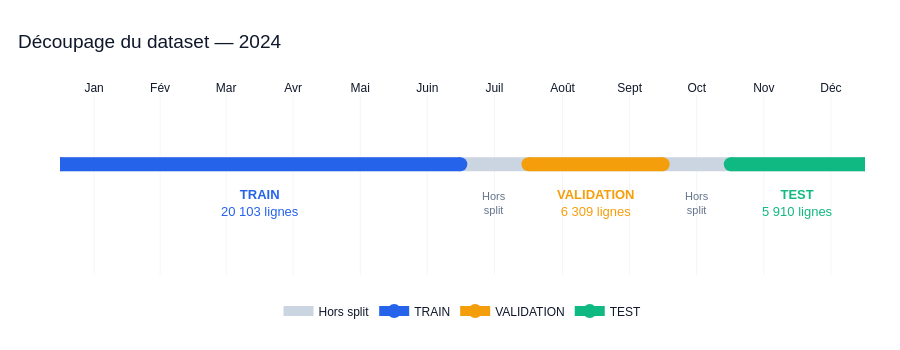

Source (notebook cell):
### Markdown cell above
## 2. Construire les partitions et tracer les exclusions

**Question.** Quelles lignes sont conservées, et pourquoi les autres sont-elles écartées ?

Le split retire les copies de snapshots équivalentes dans le dataset transformé. Une même clé client/date
avec des valeurs contradictoires déclenche une erreur, plutôt qu'un choix arbitraire de la première ligne.
Les cibles manquantes sont exclues ; dates/identifiants invalides empêchent le découpage.
Chaque ligne se retrouve dans une partition ou dans le journal des exclusions.

### Code cell
result = splitter.split(df)
split_summary = result.summary(config, target)
display(split_summary)
print("Lignes exclues, par motif")
display(result.excluded["exclusion_reason"].value_counts().rename("n_rows").to_frame())
fig = plot_split_timeline(split_summary, config)
fig.show(renderer="plotly_mimetype")

### Figure 1 — Plotly figure (JSON) as saved in the notebook; plotly's stock layout.template omitted (floating-point values rounded to 4 significant figures)
{"data": [{"hoverinfo": "skip", "line": {"color": "#CBD5E1", "width": 14}, "mode": "lines", "name": "Hors split", "type": "scatter", "x": ["2024-01-01T00:00:00", "2025-01-01T00:00:00"], "y": [0, 0]}, {"hovertemplate": "%{text}<extra></extra>", "line": {"color": "#2563EB", "width": 14}, "marker": {"color": "#2563EB", "size": 14}, "mode": "lines+markers", "name": "TRAIN", "text": ["TRAIN<br>01/01/2024 → 30/06/2024<br>20,103 lignes<br>3,762 clients distincts", "TRAIN<br>01/01/2024 → 30/06/2024<br>20,103 lignes<br>3,762 clients distincts"], "type": "scatter", "x": ["2024-01-01T00:00:00", "2024-07-01T00:00:00"], "y": [0, 0]}, {"hovertemplate": "%{text}<extra></extra>", "line": {"color": "#F59E0B", "width": 14}, "marker": {"color": "#F59E0B", "size": 14}, "mode": "lines+markers", "name": "VALIDATION", "text": ["VALIDATION<br>01/08/2024 → 30/09/2024<br>6,309 lignes<br>3,239 clients distincts", "VALIDATION<br>01/08/2024 → 30/09/2024<br>6,309 lignes<br>3,239 clients distincts"], "type": "scatter", "x": ["2024-08-01T00:00:00", "2024-10-01T00:00:00"], "y": [0, 0]}, {"hovertemplate": "%{text}<extra></extra>", "line": {"color": "#10B981", "width": 14}, "marker": {"color": "#10B981", "size": 14}, "mode": "lines+markers", "name": "TEST", "text": ["TEST<br>01/11/2024 → 31/12/2024<br>5,910 lignes<br>3,003 clients distincts", "TEST<br>01/11/2024 → 31/12/2024<br>5,910 lignes<br>3,003 clients distincts"], "type": "scatter", "x": ["2024-11-01T00:00:00", "2025-01-01T00:00:00"], "y": [0, 0]}], "layout": {"annotations": [{"font": {"color": "#2563EB", "size": 13}, "showarrow": false, "text": "<b>TRAIN</b><br>20 103 lignes", "x": "2024-04-01T00:00:00", "y": -0.28}, {"font": {"color": "#F59E0B", "size": 13}, "showarrow": false, "text": "<b>VALIDATION</b><br>6 309 lignes", "x": "2024-08-31T12:00:00", "y": -0.28}, {"font": {"color": "#10B981", "size": 13}, "showarrow": false, "text": "<b>TEST</b><br>5 910 lignes", "x": "2024-12-01T12:00:00", "y": -0.28}, {"font": {"color": "#64748B", "size": 11}, "showarrow": false, "text": "Hors<br>split", "x": "2024-07-16T12:00:00", "y": -0.28}, {"font": {"color": "#64748B", "size": 11}, "showarrow": false, "text": "Hors<br>split", "x": "2024-10-16T12:00:00", "y": -0.28}], "font": {"color": "#0F172A", "family": "Arial", "size": 12}, "height": 350, "hoverlabel": {"bgcolor": "white", "font": {"size": 12}}, "hovermode": "closest", "legend": {"orientation": "h", "x": 0.5, "xanchor": "center", "y": -0.12}, "margin": {"b": 75, "l": 60, "r": 35, "t": 95}, "paper_bgcolor": "white", "plot_bgcolor": "white", "title": {"font": {"color": "#0F172A", "size": 19}, "text": "Découpage du dataset — 2024", "x": 0.02}, "xaxis": {"fixedrange": false, "gridcolor": "#F1F5F9", "range": ["2024-01-01T00:00:00", "2025-01-01T00:00:00"], "showgrid": true, "side": "top", "tickmode": "array", "ticktext": ["Jan", "Fév", "Mar", "Avr", "Mai", "Juin", "Juil", "Août", "Sept", "Oct", "Nov", "Déc"], "tickvals": ["2024-01-16T12:00:00", "2024-02-15T12:00:00", "2024-03-16T12:00:00", "2024-04-16T00:00:00", "2024-05-16T12:00:00", "2024-06-16T00:00:00", "2024-07-16T12:00:00", "2024-08-16T12:00:00", "2024-09-16T00:00:00", "2024-10-16T12:00:00", "2024-11-16T00:00:00", "2024-12-16T12:00:00"], "title": {}, "type": "date", "zeroline": false}, "yaxis": {"fixedrange": true, "range": [-0.8, 0.5], "visible": false}}}
